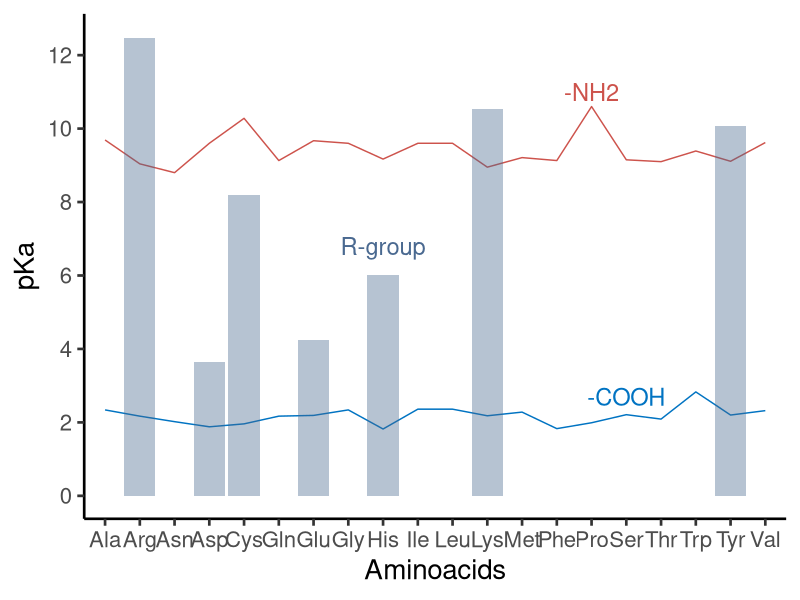
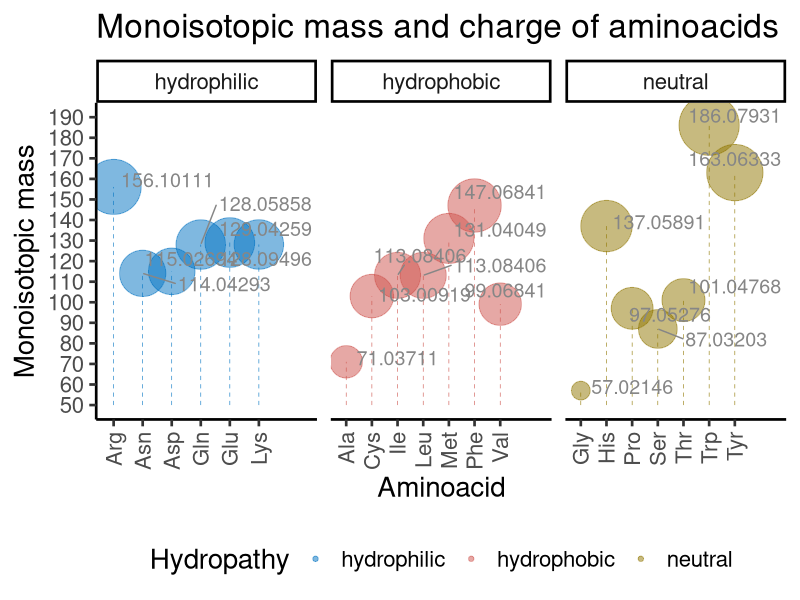

Generate these figures, in order, with R:
# packages and data
library(tidyverse)
library(ggrepel)
library(kableExtra)
library(seqinr)
aminoacids <- read_tsv("./AAdata.tsv")

# Tabela resumindo as características dos aminoácidos
# summary of aminoacids table
aminoacids %>% 
    select(Name,Abbr,AA, Hydropathy, pKa, pKb, pKx,
            Monoisotopic_Mass, frequency_in_proteins) %>%
    arrange(Hydropathy) %>%
    kbl(caption = "Summary of amino acids properties)",
      align = "c") %>% 
  kable_classic(full_width = F, html_font = "Cambria")

# Functions to calculate the pKa of a peptide, given the one letter code for each amino acid
pKa <- function(x) {
    if (x == "A" || x =="G") {
        return(2.34)
    } else if (x == "V") {
        return(2.32)
    } else if (x == "L" || x == "I") {
        return(2.36)
    } else if (x == "P") {
        return(1.99)
    } else if (x == "F") {
        return(1.83)
    } else if (x == "Y") {
        return(2.20)
    } else if (x == "W") {
        return(2.83)
    } else if (x == "C") {
        return(1.96)
    } else if (x == "M") {
        return(2.28)
    } else if (x == "S") {
        return(2.21)
    } else if (x == "T") {
        return(2.09)
    } else if (x == "N") {
        return(2.02)
    } else if (x == "Q") {
        return(2.17)
    } else if (x == "D") {
        return(1.88)
    } else if (x == "E") {
        return(2.19)
    } else if (x == "K") {
        return(2.18)
    } else if (x == "R") {
        return(2.17)
    } else if (x == "H") {
        return(1.82)
    }
}

pKb <- function(x) {
    if (x == "A") {
        return(9.69)
    } else if (x == "G" || x == "L" ||
               x == "I" || x == "D") {
        return(9.60)
    } else if (x == "C") {
        return(10.28)
    } else if (x == "M") {
        return(9.21)
    } else if (x == "S") {
        return(9.15)
    } else if (x == "T") {
        return(9.10)
    } else if (x == "N") {
        return(8.80)
    } else if (x == "Q" || x == "F") {
        return(9.13)
    } else if (x == "E") {
        return(9.67)
    } else if (x == "K") {
        return(8.95)
    } else if (x == "R") {
        return(9.04)
    } else if (x == "H") {
        return(9.17)
    } else if (x == "V") {
        return(9.62)
    } else if (x == "P") {
        return(10.60)
    } else if (x == "Y") {
        return(9.11)
    } else if (x == "W") {
        return(9.39)
    }
}

pKx <- function(x) {
    if (x == "A" || x == "G" || x == "V" ||
        x == "L" || x == "I" || x == "P" ||
        x == "F" || x == "W" || x == "N" ||
        x == "Q" || x == "S" || x == "T" ||
        x == "M") {
        return(NA)
    } else if (x == "C") {
        return(8.18)
    } else if (x == "Y") {
        return(10.07)
    } else if (x == "D") {
        return(3.65)
    } else if (x == "E") {
        return(4.25)
    } else if (x == "K") {
        return(10.53)
    } else if (x == "R") {
        return(12.48)
    } else if (x == "H") {
        return(6.00)
    }
}

# Function to calculate the monoisotopic mass of a peptide, given the one letter code amino acid
monoisotopic_mass <- function(x) {
    if (x == "A") {
        return(71.03711)
    } else if (x == "C") {
        return(103.00919)
    } else if (x == "D") {
        return(115.02694)
    } else if (x == "E") {
        return(129.04259)
    } else if (x == "F") {
        return(147.06841)
    } else if (x == "G") {
        return(57.02146)
    } else if (x == "H") {
        return(137.05891)
    } else if (x == "I") {
        return(113.08406)
    } else if (x == "K") {
        return(128.09496)
    } else if (x == "L") {
        return(113.08406)
    } else if (x == "M") {
        return(131.04049)
    } else if (x == "N") {
        return(114.04293)
    } else if (x == "P") {
        return(97.05276)
    } else if (x == "Q") {
        return(128.05858)
    } else if (x == "R") {
        return(156.10111)
    } else if (x == "S") {
        return(87.03203)
    } else if (x == "T") {
        return(101.04768)
    } else if (x == "V") {
        return(99.06841)
    } else if (x == "W") {
        return(186.07931)
    } else if (x == "Y") {
        return(163.06333)
    }
}

# function to calculate the isoelectric point for the amino acid, given the one letter code
pI <- function(x) {
    if (x == "A" || x == "G" || x == "V" || x == "L" || x == "I" ||
        x == "P" || x == "F" || x == "Y" || x == "W") {
        return(6.00)
    } else if (x == "C" || x == "M") {
        return(5.07)
    } else if (x == "S" || x == "T") {
        return(5.60)
    } else if (x == "N" || x == "Q") {
        return(5.41)
    } else if (x == "D" || x == "E") {
        return(2.77)
    } else if (x == "K" || x == "R") {
        return(10.53)
    } else if (x == "H") {
        return(7.59)
    }
}

# calculate the monoisotopic mass of a peptide
monoisotopic_pepetide <- function(x) {
    sum <- 0
    for (i in 1:length(x)) {
        sum <- sum + monoisotopic_mass(x[i])
    }
    return(sum)
}

# how to use the monoisotopic_pepetide function
peptideTest <- c("M","A","L","S","T","A","R","T","E","R")
monoisotopic_pepetide(peptideTest)

# plot the pKa values for a given sequence of amino acids
pKa_plot <- function(x) {
    ggplot(aminoacids, aes(x = Abbr)) +
        geom_line(aes(y = pKa, group = 1), color = "#0073C2FF") +
        annotate("text", x = 16, y = 2.7, label = "-COOH",
            color = "#0073C2FF", size = 6) +
        geom_line(aes(y = pKb, group = 2), color = "#CD534CFF") +
        annotate("text", x = 15, y = 11, label = "-NH2",
            color = "#CD534CFF", size = 6) +
        geom_col(aes(y = pKx, group = 3), fill = "#4A6990FF", alpha = 0.4) +
        annotate("text", x = 9, y = 6.8, label = "R-group",
            color = "#4A6990FF", size = 6) +
        scale_y_continuous(limits = c(0, 12.5), breaks = seq(0, 12.5, 2)) +
        labs(x = "Aminoacids", y = "pKa") +
    theme_classic(base_size = 20)
}

# using the function to plot the pKa
# it is necessary to have a data.frame containing the variables pKa, pKb, and pKx
pKa_plot(aminoacids)

# function to plot the monoisotopic mass of the aminoacids coloring by hydropathy
monoiso_plot <- function(x) {
    ggplot(aminoacids, aes(x = Abbr, y = Monoisotopic_Mass,
                    size = Monoisotopic_Mass, color = Hydropathy)) +
            scale_color_manual(values = c("#0073C2FF", "#CD534CFF", "#8F7700FF")) +
    geom_point(alpha = 0.5) +
    guides(colour = "legend", size = FALSE) +
    geom_segment(aes(x = Abbr, xend = Abbr,
                     y = 50, yend = Monoisotopic_Mass),
                     linewidth = 0.2, linetype = "dashed",
                     show.legend = FALSE) +
    geom_text_repel(aes(label = Monoisotopic_Mass),
        color = "#868686FF", size = 5, nudge_x = 2,
            nudge_y = 2, show.legend = FALSE) +
    scale_size(range = c(6, 20)) +
    scale_y_continuous(limits = c(50, 190),
        breaks = seq(50, 190, 10)) +
    labs(x = "Aminoacid", y = "Monoisotopic mass",
         title = "Monoisotopic mass and charge of aminoacids") +
    theme_classic(base_size = 20) +
    theme(axis.text.x = element_text(angle = 90,
                    vjust = 0.5, hjust = 1), legend.position = "bottom") +
                    facet_wrap(~ Hydropathy, ncol = 3, scales = "free_x")
}

# using the function for plot monoisotopic masses and hydropathy
monoiso_plot(aminoacids)
